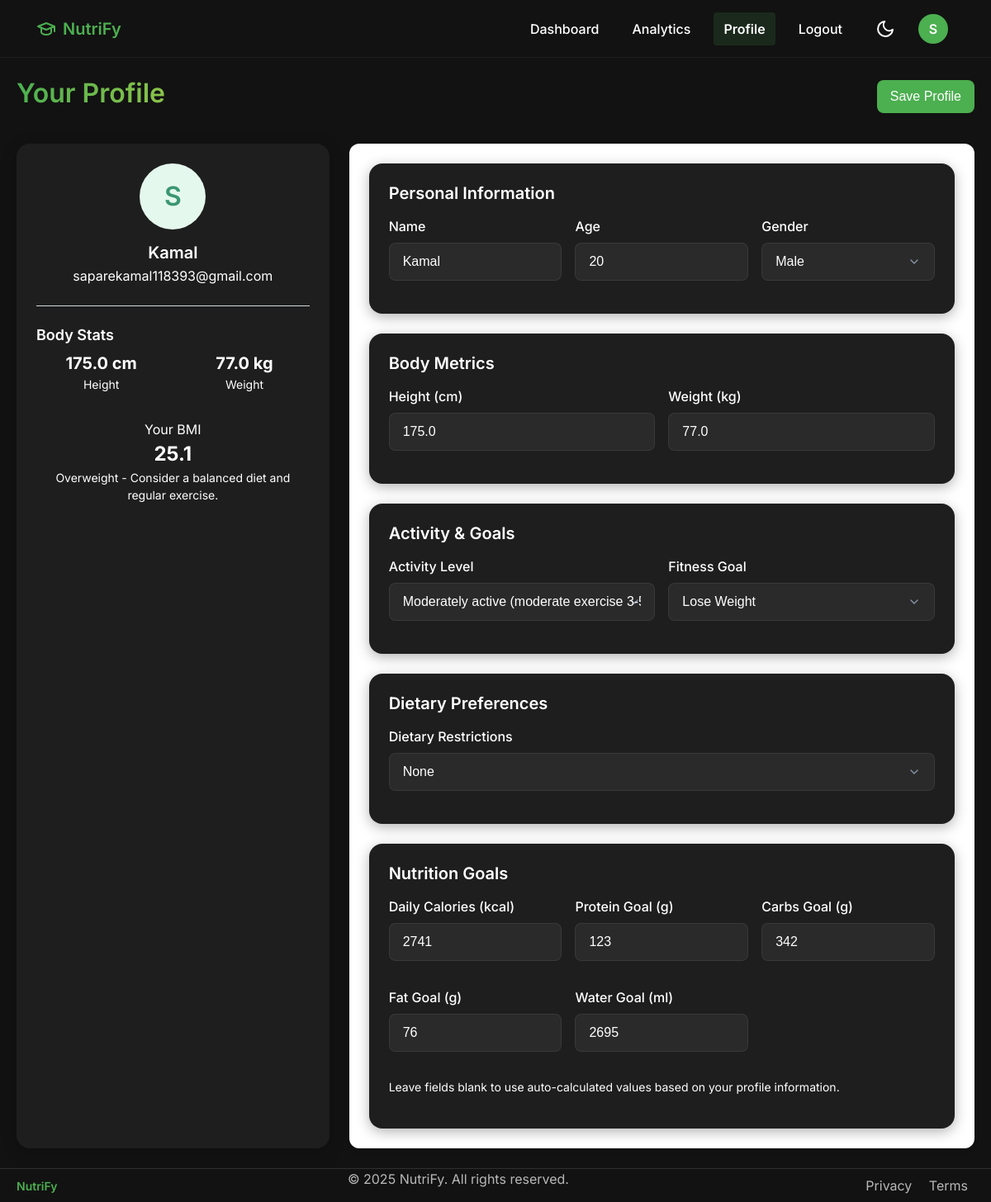
The page /profile (signed in) on the database its author committed.
### models.py (models this page shows, shortened)
class User(db.Model, UserMixin):
    id = db.Column(db.Integer, primary_key=True)
    email = db.Column(db.String(120), unique=True, nullable=False)
    password_hash = db.Column(db.String(256), nullable=False)
    created_at = db.Column(db.DateTime, default=datetime.utcnow)
    profile = db.relationship('UserProfile', backref='user', uselist=False)
    food_entries = db.relationship('FoodEntry', backref='user', lazy=True)
    water_entries = db.relationship('WaterIntake', backref='user', lazy=True)

class UserProfile(db.Model):
    id = db.Column(db.Integer, primary_key=True)
    user_id = db.Column(db.Integer, db.ForeignKey('user.id'), nullable=False)
    name = db.Column(db.String(100))
    age = db.Column(db.Integer)
    weight = db.Column(db.Float)  # in kg
    height = db.Column(db.Float)  # in cm
    gender = db.Column(db.String(20))
    activity_level = db.Column(db.String(50))
    goal = db.Column(db.String(50))  # e.g., "lose_weight", "maintain", "gain_muscle"
    daily_calorie_goal = db.Column(db.Integer)
    daily_protein_goal = db.Column(db.Integer)
    daily_carbs_goal = db.Column(db.Integer)
    daily_fat_goal = db.Column(db.Integer)
    daily_water_goal = db.Column(db.Integer)  # in ml
    is_profile_complete = db.Column(db.Boolean, default=False)
    created_at = db.Column(db.DateTime, default=datetime.utcnow)
    updated_at = db.Column(db.DateTime, default=datetime.utcnow, onupdate=datetime.utcnow)

### app.py (the view, shortened to what this page needs)
@app.route('/profile', methods=['GET', 'POST'])
@login_required
def profile():
    user_profile = current_user.profile
    bmi = None
    bmi_category = None
    bmi_message = None
    if user_profile.height and user_profile.weight:
        height_m = user_profile.height / 100  # Convert cm to m
        bmi = round(user_profile.weight / (height_m * height_m), 1)
        if bmi < 18.5:
            bmi_category = 'underweight'
            bmi_message = 'Underweight - Consider increasing calorie intake.'
        elif bmi < 25:
            bmi_category = 'normal'
            bmi_message = 'Normal weight - Maintain your healthy habits!'
        elif bmi < 30:
            bmi_category = 'overweight'
            bmi_message = 'Overweight - Consider a balanced diet and regular exercise.'
        else:
            bmi_category = 'obese'
            bmi_message = 'Obese - Consult with a healthcare professional for guidance.'
    return render_template('profile.html', user_profile=user_profile, bmi=bmi, bmi_category=bmi_category, bmi_message=bmi_message, current_year=datetime.now().year)

### templates/profile.html (shortened to what this page needs)
{% extends "base.html" %}
{% block content %}
<div class="profile-layout">
    <div class="dashboard-header dashboard-layout-wide">
        <h1 class="dashboard-title slide-in-up">Your Profile</h1>
        <div class="dashboard-actions">
            <button form="profile-form" type="submit" class="btn btn-primary">Save Profile</button>
        </div>
    </div>
    <div class="profile-sidebar slide-in-up" style="animation-delay: 0.1s;">
        <div class="profile-header">
            <div class="avatar avatar-lg bg-accent-green-light text-accent-green">
                {{ current_user.email[0] | upper }}
            </div>
            <h3 class="profile-name text-white">{{ user_profile.name if user_profile and user_profile.name else current_user.email }}</h3>
            <p class="profile-email text-white opacity-70">{{ current_user.email }}</p>
        </div>
        {% if user_profile and user_profile.height and user_profile.weight %}
        <div class="mt-6 pt-6 border-t border-dark-border">
            <h4 class="text-lg font-semibold mb-2 text-white">Body Stats</h4>
            <div class="grid grid-cols-2 gap-4">
                <div class="text-center">
                    <div class="text-xl font-bold text-white">{{ user_profile.height }} cm</div>
                    <div class="text-sm text-white opacity-70">Height</div>
                </div>
                <div class="text-center">
                    <div class="text-xl font-bold text-white">{{ user_profile.weight }} kg</div>
                    <div class="text-sm text-white opacity-70">Weight</div>
                </div>
            </div>
            <div id="bmi-result" class="mt-4 p-4 rounded-lg bg-dark-card-highlight">
                <div class="text-center mb-1 text-white opacity-80">Your BMI</div>
                <div id="bmi-value" class="text-2xl font-bold text-center text-white">{{ bmi if bmi else '' }}</div>
                <div id="bmi-category" class="text-sm text-center {{ bmi_category if bmi_category else '' }}">{{ bmi_message if bmi_message else '' }}</div>
            </div>
        </div>
        {% endif %}
    </div>
    <div class="profile-content slide-in-up" style="animation-delay: 0.2s;">
        <form id="profile-form" class="grid gap-6" method="POST" action="{{ url_for('profile') }}">
            <div class="card shadow-md p-6">
                <h2 class="text-xl font-semibold mb-4 text-white">Personal Information</h2>
                <div class="grid grid-cols-1 md:grid-cols-3 gap-4">
                    <div class="form-group">
                        <label for="name" class="form-label text-white">Name</label>
                        <input type="text" id="name" name="name" class="form-control" value="{{ user_profile.name if user_profile else '' }}">
                    </div>
                    <div class="form-group">
                        <label for="age" class="form-label text-white">Age</label>
                        <input type="number" id="age" name="age" min="15" max="120" class="form-control" value="{{ user_profile.age if user_profile else '' }}">
                    </div>
                    <div class="form-group">
                        <label for="gender" class="form-label text-white">Gender</label>
                        <select id="gender" name="gender" class="form-control">
                            <option value="male" {{ 'selected' if user_profile and user_profile.gender == 'male' else '' }}>Male</option>
                        </select>
                    </div>
                </div>
            </div>
            <div class="card shadow-md p-6">
                <h2 class="text-xl font-semibold mb-4 text-white">Body Metrics</h2>
                <div class="grid grid-cols-1 md:grid-cols-2 gap-4">
                    <div class="form-group">
                        <label for="height" class="form-label text-white">Height (cm)</label>
                        <input type="number" id="height" name="height" min="100" max="250" step="0.1" class="form-control" value="{{ user_profile.height if user_profile else '' }}">
                    </div>
                    <div class="form-group">
                        <label for="weight" class="form-label text-white">Weight (kg)</label>
                        <input type="number" id="weight" name="weight" min="30" max="300" step="0.1" class="form-control" value="{{ user_profile.weight if user_profile else '' }}">
                    </div>
                </div>
            </div>
            <div class="card shadow-md p-6">
                <h2 class="text-xl font-semibold mb-4 text-white">Activity & Goals</h2>
                <div class="grid grid-cols-1 md:grid-cols-2 gap-4">
                    <div class="form-group">
                        <label for="activity_level" class="form-label text-white">Activity Level</label>
                        <select id="activity_level" name="activity_level" class="form-control">
                            <option value="moderate" {{ 'selected' if user_profile and user_profile.activity_level == 'moderate' else '' }}>Moderately active (moderate exercise 3-5 days/week)</option>
                        </select>
                    </div>
                    <div class="form-group">
                        <label for="goal" class="form-label text-white">Fitness Goal</label>
                        <select id="goal" name="goal" class="form-control">
                            <option value="lose_weight" {{ 'selected' if user_profile and user_profile.goal == 'lose_weight' else '' }}>Lose Weight</option>
                        </select>
                    </div>
                </div>
            </div>
            <div class="card shadow-md p-6">
                <h2 class="text-xl font-semibold mb-4 text-white">Dietary Preferences</h2>
                <div class="form-group">
                    <label for="dietary_restrictions" class="form-label text-white">Dietary Restrictions</label>
                    <select id="dietary_restrictions" name="dietary_restrictions" class="form-control">
                        <option value="none" {{ 'selected' if user_profile and user_profile.dietary_restrictions == 'none' else '' }}>None</option>
                    </select>
                </div>
            </div>
            <div class="card shadow-md p-6">
                <h2 class="text-xl font-semibold mb-4 text-white">Nutrition Goals</h2>
                <div class="grid grid-cols-1 md:grid-cols-3 gap-4">
                    <div class="form-group">
                        <label for="daily_calorie_goal" class="form-label text-white">Daily Calories (kcal)</label>
                        <input type="number" id="daily_calorie_goal" name="daily_calorie_goal" min="1000" max="5000" class="form-control" value="{{ user_profile.daily_calorie_goal if user_profile else '' }}">
                    </div>
                    <div class="form-group">
                        <label for="daily_protein_goal" class="form-label text-white">Protein Goal (g)</label>
                        <input type="number" id="daily_protein_goal" name="daily_protein_goal" min="20" max="300" class="form-control" value="{{ user_profile.daily_protein_goal if user_profile else '' }}">
                    </div>
                    <div class="form-group">
                        <label for="daily_carbs_goal" class="form-label text-white">Carbs Goal (g)</label>
                        <input type="number" id="daily_carbs_goal" name="daily_carbs_goal" min="50" max="500" class="form-control" value="{{ user_profile.daily_carbs_goal if user_profile else '' }}">
                    </div>
                    <div class="form-group">
                        <label for="daily_fat_goal" class="form-label text-white">Fat Goal (g)</label>
                        <input type="number" id="daily_fat_goal" name="daily_fat_goal" min="20" max="200" class="form-control" value="{{ user_profile.daily_fat_goal if user_profile else '' }}">
                    </div>
                    <div class="form-group">
                        <label for="daily_water_goal" class="form-label text-white">Water Goal (ml)</label>
                        <input type="number" id="daily_water_goal" name="daily_water_goal" min="500" max="5000" step="100" class="form-control" value="{{ user_profile.daily_water_goal if user_profile else '' }}">
                    </div>
                </div>
                <div class="mt-4 text-sm text-white opacity-70">
                    <p>Leave fields blank to use auto-calculated values based on your profile information.</p>
                </div>
            </div>
        </form>
    </div>
</div>
{% endblock %}

### templates/base.html (shortened to what this page needs)
<!DOCTYPE html>
<html lang="en">
<head>
    <link rel="stylesheet" href="{{ url_for('static', filename='css/redesign/design-system.css') }}">
    <link rel="stylesheet" href="{{ url_for('static', filename='css/redesign/components.css') }}">
    <link rel="stylesheet" href="{{ url_for('static', filename='css/redesign/layouts.css') }}">
    <link rel="stylesheet" href="{{ url_for('static', filename='css/redesign/animations.css') }}">
    <link rel="stylesheet" href="{{ url_for('static', filename='css/redesign/dark-theme.css') }}">
</head>
<body class="dark-mode fade-in">
    <header class="navbar">
        <div class="container">
            <div class="navbar-container">
                <a href="{{ url_for('index') }}" class="navbar-brand flex items-center">
                    <svg xmlns="http://www.w3.org/2000/svg" width="24" height="24" viewBox="0 0 24 24" fill="none" stroke="currentColor" stroke-width="2" stroke-linecap="round" stroke-linejoin="round" class="mr-2"><path d="M22 9L12 5 2 9l10 4 10-4v6"></path><path d="M6 10.6V16c0 1 1.8 3 6 3s6-2 6-3v-5.4"></path></svg>
                    <span>NutriFy</span>
                </a>
                <nav>
                    <ul class="navbar-nav">
                    {% if current_user.is_authenticated %}
                        <li class="navbar-nav-item"><a href="{{ url_for('dashboard') }}" class="navbar-nav-link {% if request.endpoint == 'dashboard' %}active{% endif %} slide-in-right">Dashboard</a></li>
                        <li class="navbar-nav-item"><a href="{{ url_for('analytics') }}" class="navbar-nav-link {% if request.endpoint == 'analytics' %}active{% endif %} slide-in-right" style="animation-delay: 0.1s;">Analytics</a></li>
                        <li class="navbar-nav-item"><a href="{{ url_for('profile') }}" class="navbar-nav-link {% if request.endpoint == 'profile' %}active{% endif %} slide-in-right" style="animation-delay: 0.2s;">Profile</a></li>
                        <li class="navbar-nav-item"><a href="{{ url_for('logout') }}" class="navbar-nav-link slide-in-right" style="animation-delay: 0.3s;">Logout</a></li>
                        <li class="navbar-nav-item">
                            <div class="theme-toggle">
                                <svg xmlns="http://www.w3.org/2000/svg" width="24" height="24" viewBox="0 0 24 24" fill="none" stroke="currentColor" stroke-width="2" stroke-linecap="round" stroke-linejoin="round"><path d="M21 12.79A9 9 0 1 1 11.21 3 7 7 0 0 0 21 12.79z"></path></svg>
                            </div>
                        </li>
                        <li class="navbar-nav-item">
                            <div class="user-avatar">
                                {{ current_user.email[0] | upper }}
                            </div>
                        </li>
                    {% endif %}
                </ul>
            </nav>
            </div>
        </div>
    </header>
    <main class="layout-content">
        <div class="{% if request.endpoint == 'index' %}container-full{% else %}container{% endif %}">
            {% block content %}{% endblock %}
        </div>
    </main>
    <footer>
        <div class="container">
            <div class="flex justify-between items-center">
                <div>
                    <a href="{{ url_for('index') }}" class="navbar-brand text-sm">
                        <span>NutriFy</span>
                    </a>
                </div>
                <p class="text-secondary">&copy; {{ current_year }} NutriFy. All rights reserved.</p>
                <div class="text-secondary">
                    <a href="#" class="text-secondary hover:text-primary mx-2">Privacy</a>
                    <a href="#" class="text-secondary hover:text-primary mx-2">Terms</a>
                </div>
            </div>
        </div>
    </footer>
</body>
</html>

### rows shown on the page
User: email "S", email "saparekamal118393@gmail.com"
UserProfile: name "Kamal", height "175.0", weight "77.0", age "20", daily_calorie_goal "2741", daily_protein_goal "123", daily_carbs_goal "342", daily_fat_goal "76", daily_water_goal "2695"

### other values the page prints
{{ bmi if bmi else '' }} "25.1"
{{ bmi_message if bmi_message else '' }} "Overweight - Consider a balanced diet and regular exercise."
